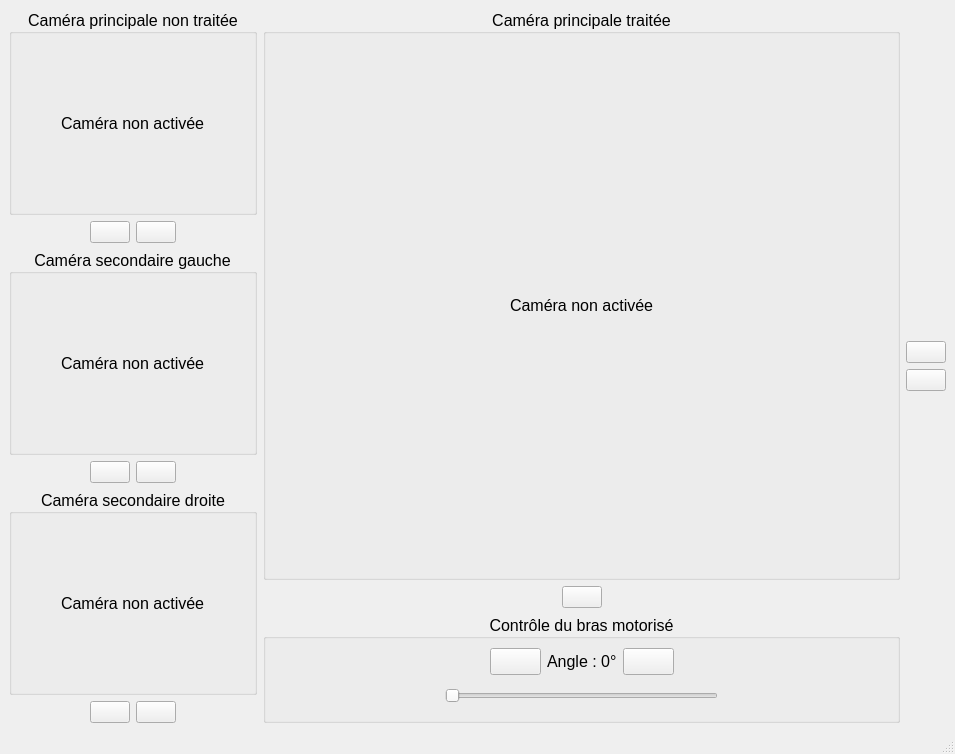
<?xml version="1.0" encoding="UTF-8"?>
<ui version="4.0">
 <class>MainWindow</class>
 <widget class="QMainWindow" name="MainWindow">
  <property name="geometry">
   <rect>
    <x>0</x>
    <y>0</y>
    <width>955</width>
    <height>754</height>
   </rect>
  </property>
  <property name="sizePolicy">
   <sizepolicy hsizetype="Maximum" vsizetype="Maximum">
    <horstretch>0</horstretch>
    <verstretch>0</verstretch>
   </sizepolicy>
  </property>
  <property name="windowTitle">
   <string>Organe-X</string>
  </property>
  <widget class="QWidget" name="centralwidget">
   <layout class="QVBoxLayout" name="verticalLayout" stretch="3">
    <item>
     <layout class="QHBoxLayout" name="horizontalLayout_2" stretch="0,1,0">
      <item>
       <layout class="QVBoxLayout" name="verticalLayout_3">
        <item>
         <widget class="QGroupBox" name="groupBox_frame1">
          <property name="font">
           <font>
            <pointsize>12</pointsize>
           </font>
          </property>
          <property name="title">
           <string>Caméra principale non traitée</string>
          </property>
          <property name="alignment">
           <set>Qt::AlignCenter</set>
          </property>
          <layout class="QHBoxLayout" name="horizontalLayout_5">
           <item>
            <spacer name="horizontalSpacer_12">
             <property name="orientation">
              <enum>Qt::Horizontal</enum>
             </property>
             <property name="sizeHint" stdset="0">
              <size>
               <width>40</width>
               <height>20</height>
              </size>
             </property>
            </spacer>
           </item>
           <item>
            <widget class="QLabel" name="label_cam1">
             <property name="sizePolicy">
              <sizepolicy hsizetype="Preferred" vsizetype="Preferred">
               <horstretch>0</horstretch>
               <verstretch>0</verstretch>
              </sizepolicy>
             </property>
             <property name="text">
              <string>Caméra non activée</string>
             </property>
            </widget>
           </item>
           <item>
            <spacer name="horizontalSpacer_11">
             <property name="orientation">
              <enum>Qt::Horizontal</enum>
             </property>
             <property name="sizeHint" stdset="0">
              <size>
               <width>40</width>
               <height>20</height>
              </size>
             </property>
            </spacer>
           </item>
          </layout>
         </widget>
        </item>
        <item>
         <layout class="QHBoxLayout" name="horizontalLayout_3">
          <item>
           <spacer name="horizontalSpacer_4">
            <property name="orientation">
             <enum>Qt::Horizontal</enum>
            </property>
            <property name="sizeHint" stdset="0">
             <size>
              <width>40</width>
              <height>20</height>
             </size>
            </property>
           </spacer>
          </item>
          <item>
           <widget class="QPushButton" name="pushButton_zoom1">
            <property name="toolTip">
             <string>Agrandir</string>
            </property>
            <property name="statusTip">
             <string>Agrandir</string>
            </property>
            <property name="whatsThis">
             <string/>
            </property>
            <property name="text">
             <string/>
            </property>
            <property name="icon">
             <iconset>
              <normaloff>icones/icon-expand-white.png</normaloff>icones/icon-expand-white.png</iconset>
            </property>
            <property name="iconSize">
             <size>
              <width>22</width>
              <height>22</height>
             </size>
            </property>
           </widget>
          </item>
          <item>
           <widget class="QPushButton" name="pushButton_camera1">
            <property name="toolTip">
             <string>Désactiver</string>
            </property>
            <property name="text">
             <string/>
            </property>
            <property name="icon">
             <iconset>
              <normaloff>icones/icon-pause-white.png</normaloff>icones/icon-pause-white.png</iconset>
            </property>
            <property name="iconSize">
             <size>
              <width>22</width>
              <height>22</height>
             </size>
            </property>
           </widget>
          </item>
          <item>
           <spacer name="horizontalSpacer_17">
            <property name="orientation">
             <enum>Qt::Horizontal</enum>
            </property>
            <property name="sizeHint" stdset="0">
             <size>
              <width>40</width>
              <height>20</height>
             </size>
            </property>
           </spacer>
          </item>
         </layout>
        </item>
        <item>
         <widget class="QGroupBox" name="groupBox_frame2">
          <property name="font">
           <font>
            <pointsize>12</pointsize>
           </font>
          </property>
          <property name="title">
           <string>Caméra secondaire gauche</string>
          </property>
          <property name="alignment">
           <set>Qt::AlignCenter</set>
          </property>
          <layout class="QHBoxLayout" name="horizontalLayout_6">
           <item>
            <spacer name="horizontalSpacer_14">
             <property name="orientation">
              <enum>Qt::Horizontal</enum>
             </property>
             <property name="sizeHint" stdset="0">
              <size>
               <width>40</width>
               <height>20</height>
              </size>
             </property>
            </spacer>
           </item>
           <item>
            <widget class="QLabel" name="label_cam2">
             <property name="font">
              <font>
               <pointsize>12</pointsize>
              </font>
             </property>
             <property name="text">
              <string>Caméra non activée</string>
             </property>
            </widget>
           </item>
           <item>
            <spacer name="horizontalSpacer_13">
             <property name="orientation">
              <enum>Qt::Horizontal</enum>
             </property>
             <property name="sizeHint" stdset="0">
              <size>
               <width>40</width>
               <height>20</height>
              </size>
             </property>
            </spacer>
           </item>
          </layout>
         </widget>
        </item>
        <item>
         <layout class="QHBoxLayout" name="horizontalLayout_9">
          <item>
           <spacer name="horizontalSpacer_6">
            <property name="orientation">
             <enum>Qt::Horizontal</enum>
            </property>
            <property name="sizeHint" stdset="0">
             <size>
              <width>40</width>
              <height>20</height>
             </size>
            </property>
           </spacer>
          </item>
          <item>
           <widget class="QPushButton" name="pushButton_zoom2">
            <property name="toolTip">
             <string>Agrandir</string>
            </property>
            <property name="text">
             <string/>
            </property>
            <property name="icon">
             <iconset>
              <normaloff>icones/icon-expand-white.png</normaloff>icones/icon-expand-white.png</iconset>
            </property>
            <property name="iconSize">
             <size>
              <width>22</width>
              <height>22</height>
             </size>
            </property>
           </widget>
          </item>
          <item>
           <widget class="QPushButton" name="pushButton_camera2">
            <property name="toolTip">
             <string>Désactiver</string>
            </property>
            <property name="text">
             <string/>
            </property>
            <property name="icon">
             <iconset>
              <normaloff>icones/icon-pause-white.png</normaloff>icones/icon-pause-white.png</iconset>
            </property>
            <property name="iconSize">
             <size>
              <width>22</width>
              <height>22</height>
             </size>
            </property>
           </widget>
          </item>
          <item>
           <spacer name="horizontalSpacer_18">
            <property name="orientation">
             <enum>Qt::Horizontal</enum>
            </property>
            <property name="sizeHint" stdset="0">
             <size>
              <width>40</width>
              <height>20</height>
             </size>
            </property>
           </spacer>
          </item>
         </layout>
        </item>
        <item>
         <widget class="QGroupBox" name="groupBox_frame3">
          <property name="font">
           <font>
            <pointsize>12</pointsize>
           </font>
          </property>
          <property name="title">
           <string>Caméra secondaire droite</string>
          </property>
          <property name="alignment">
           <set>Qt::AlignCenter</set>
          </property>
          <layout class="QHBoxLayout" name="horizontalLayout_7">
           <item>
            <spacer name="horizontalSpacer_15">
             <property name="orientation">
              <enum>Qt::Horizontal</enum>
             </property>
             <property name="sizeHint" stdset="0">
              <size>
               <width>40</width>
               <height>20</height>
              </size>
             </property>
            </spacer>
           </item>
           <item>
            <widget class="QLabel" name="label_cam3">
             <property name="font">
              <font>
               <pointsize>12</pointsize>
              </font>
             </property>
             <property name="text">
              <string>Caméra non activée</string>
             </property>
            </widget>
           </item>
           <item>
            <spacer name="horizontalSpacer_16">
             <property name="orientation">
              <enum>Qt::Horizontal</enum>
             </property>
             <property name="sizeHint" stdset="0">
              <size>
               <width>40</width>
               <height>20</height>
              </size>
             </property>
            </spacer>
           </item>
          </layout>
         </widget>
        </item>
        <item>
         <layout class="QHBoxLayout" name="horizontalLayout_10">
          <item>
           <spacer name="horizontalSpacer_7">
            <property name="orientation">
             <enum>Qt::Horizontal</enum>
            </property>
            <property name="sizeHint" stdset="0">
             <size>
              <width>40</width>
              <height>20</height>
             </size>
            </property>
           </spacer>
          </item>
          <item>
           <widget class="QPushButton" name="pushButton_zoom3">
            <property name="toolTip">
             <string>Agrandir</string>
            </property>
            <property name="text">
             <string/>
            </property>
            <property name="icon">
             <iconset>
              <normaloff>icones/icon-expand-white.png</normaloff>icones/icon-expand-white.png</iconset>
            </property>
            <property name="iconSize">
             <size>
              <width>22</width>
              <height>22</height>
             </size>
            </property>
           </widget>
          </item>
          <item>
           <widget class="QPushButton" name="pushButton_camera3">
            <property name="toolTip">
             <string>Désactiver</string>
            </property>
            <property name="text">
             <string/>
            </property>
            <property name="icon">
             <iconset>
              <normaloff>icones/icon-pause-white.png</normaloff>icones/icon-pause-white.png</iconset>
            </property>
            <property name="iconSize">
             <size>
              <width>22</width>
              <height>22</height>
             </size>
            </property>
           </widget>
          </item>
          <item>
           <spacer name="horizontalSpacer_19">
            <property name="orientation">
             <enum>Qt::Horizontal</enum>
            </property>
            <property name="sizeHint" stdset="0">
             <size>
              <width>40</width>
              <height>20</height>
             </size>
            </property>
           </spacer>
          </item>
         </layout>
        </item>
       </layout>
      </item>
      <item>
       <layout class="QVBoxLayout" name="verticalLayout_4" stretch="1,0,0">
        <item>
         <widget class="QGroupBox" name="groupBox_frame0">
          <property name="font">
           <font>
            <pointsize>12</pointsize>
           </font>
          </property>
          <property name="title">
           <string>Caméra principale traitée</string>
          </property>
          <property name="alignment">
           <set>Qt::AlignCenter</set>
          </property>
          <layout class="QHBoxLayout" name="horizontalLayout_4">
           <item>
            <spacer name="horizontalSpacer_9">
             <property name="orientation">
              <enum>Qt::Horizontal</enum>
             </property>
             <property name="sizeHint" stdset="0">
              <size>
               <width>40</width>
               <height>20</height>
              </size>
             </property>
            </spacer>
           </item>
           <item>
            <widget class="QLabel" name="label_cam0">
             <property name="font">
              <font>
               <pointsize>12</pointsize>
              </font>
             </property>
             <property name="toolTip">
              <string/>
             </property>
             <property name="statusTip">
              <string/>
             </property>
             <property name="text">
              <string>Caméra non activée</string>
             </property>
            </widget>
           </item>
           <item>
            <spacer name="horizontalSpacer_10">
             <property name="orientation">
              <enum>Qt::Horizontal</enum>
             </property>
             <property name="sizeHint" stdset="0">
              <size>
               <width>40</width>
               <height>20</height>
              </size>
             </property>
            </spacer>
           </item>
          </layout>
         </widget>
        </item>
        <item>
         <layout class="QHBoxLayout" name="horizontalLayout_8">
          <item>
           <spacer name="horizontalSpacer_5">
            <property name="orientation">
             <enum>Qt::Horizontal</enum>
            </property>
            <property name="sizeHint" stdset="0">
             <size>
              <width>40</width>
              <height>20</height>
             </size>
            </property>
           </spacer>
          </item>
          <item>
           <widget class="QPushButton" name="pushButton_cameraTraitee">
            <property name="toolTip">
             <string>Désactiver</string>
            </property>
            <property name="text">
             <string/>
            </property>
            <property name="icon">
             <iconset>
              <normaloff>icones/icon-pause-white.png</normaloff>icones/icon-pause-white.png</iconset>
            </property>
            <property name="iconSize">
             <size>
              <width>22</width>
              <height>22</height>
             </size>
            </property>
           </widget>
          </item>
          <item>
           <spacer name="horizontalSpacer_20">
            <property name="orientation">
             <enum>Qt::Horizontal</enum>
            </property>
            <property name="sizeHint" stdset="0">
             <size>
              <width>40</width>
              <height>20</height>
             </size>
            </property>
           </spacer>
          </item>
         </layout>
        </item>
        <item>
         <layout class="QHBoxLayout" name="horizontalLayout">
          <item>
           <widget class="QGroupBox" name="groupBox_5">
            <property name="font">
             <font>
              <pointsize>12</pointsize>
              <weight>50</weight>
              <italic>false</italic>
              <bold>false</bold>
              <underline>false</underline>
              <strikeout>false</strikeout>
             </font>
            </property>
            <property name="title">
             <string>Contrôle du bras motorisé</string>
            </property>
            <property name="alignment">
             <set>Qt::AlignCenter</set>
            </property>
            <layout class="QVBoxLayout" name="verticalLayout_2">
             <item>
              <layout class="QHBoxLayout" name="horizontalLayout_11">
               <item>
                <spacer name="horizontalSpacer">
                 <property name="orientation">
                  <enum>Qt::Horizontal</enum>
                 </property>
                 <property name="sizeHint" stdset="0">
                  <size>
                   <width>40</width>
                   <height>20</height>
                  </size>
                 </property>
                </spacer>
               </item>
               <item>
                <widget class="QPushButton" name="pushButton_rotateLeft">
                 <property name="minimumSize">
                  <size>
                   <width>0</width>
                   <height>0</height>
                  </size>
                 </property>
                 <property name="toolTip">
                  <string>Tourner en sens anti-horaire</string>
                 </property>
                 <property name="text">
                  <string/>
                 </property>
                 <property name="icon">
                  <iconset>
                   <normaloff>icones/icon-rotate-left-white.png</normaloff>icones/icon-rotate-left-white.png</iconset>
                 </property>
                 <property name="iconSize">
                  <size>
                   <width>22</width>
                   <height>22</height>
                  </size>
                 </property>
                </widget>
               </item>
               <item>
                <widget class="QLabel" name="label_angle">
                 <property name="enabled">
                  <bool>true</bool>
                 </property>
                 <property name="font">
                  <font>
                   <pointsize>12</pointsize>
                  </font>
                 </property>
                 <property name="text">
                  <string>Angle : 0°</string>
                 </property>
                </widget>
               </item>
               <item>
                <widget class="QPushButton" name="pushButton_rotateRight">
                 <property name="toolTip">
                  <string>Tourner en sens horaire</string>
                 </property>
                 <property name="text">
                  <string/>
                 </property>
                 <property name="icon">
                  <iconset>
                   <normaloff>icones/icon-rotate-right-white.png</normaloff>icones/icon-rotate-right-white.png</iconset>
                 </property>
                 <property name="iconSize">
                  <size>
                   <width>22</width>
                   <height>22</height>
                  </size>
                 </property>
                </widget>
               </item>
               <item>
                <spacer name="horizontalSpacer_2">
                 <property name="orientation">
                  <enum>Qt::Horizontal</enum>
                 </property>
                 <property name="sizeHint" stdset="0">
                  <size>
                   <width>40</width>
                   <height>20</height>
                  </size>
                 </property>
                </spacer>
               </item>
              </layout>
             </item>
             <item>
              <layout class="QHBoxLayout" name="horizontalLayout_12" stretch="5,8,5">
               <item>
                <spacer name="horizontalSpacer_3">
                 <property name="orientation">
                  <enum>Qt::Horizontal</enum>
                 </property>
                 <property name="sizeHint" stdset="0">
                  <size>
                   <width>40</width>
                   <height>20</height>
                  </size>
                 </property>
                </spacer>
               </item>
               <item>
                <widget class="QSlider" name="horizontalSlider">
                 <property name="minimumSize">
                  <size>
                   <width>0</width>
                   <height>30</height>
                  </size>
                 </property>
                 <property name="toolTip">
                  <string>Changer l'angle</string>
                 </property>
                 <property name="orientation">
                  <enum>Qt::Horizontal</enum>
                 </property>
                </widget>
               </item>
               <item>
                <spacer name="horizontalSpacer_8">
                 <property name="orientation">
                  <enum>Qt::Horizontal</enum>
                 </property>
                 <property name="sizeHint" stdset="0">
                  <size>
                   <width>40</width>
                   <height>20</height>
                  </size>
                 </property>
                </spacer>
               </item>
              </layout>
             </item>
            </layout>
           </widget>
          </item>
         </layout>
        </item>
       </layout>
      </item>
      <item>
       <layout class="QVBoxLayout" name="verticalLayout_5">
        <item>
         <spacer name="verticalSpacer_2">
          <property name="orientation">
           <enum>Qt::Vertical</enum>
          </property>
          <property name="sizeHint" stdset="0">
           <size>
            <width>20</width>
            <height>40</height>
           </size>
          </property>
         </spacer>
        </item>
        <item>
         <widget class="QPushButton" name="pushButton_infos">
          <property name="toolTip">
           <string>Aide</string>
          </property>
          <property name="text">
           <string/>
          </property>
          <property name="icon">
           <iconset>
            <normaloff>icones/icons-info-white.png</normaloff>icones/icons-info-white.png</iconset>
          </property>
          <property name="iconSize">
           <size>
            <width>22</width>
            <height>22</height>
           </size>
          </property>
         </widget>
        </item>
        <item>
         <widget class="QPushButton" name="pushButton_settings">
          <property name="toolTip">
           <string>Paramètres</string>
          </property>
          <property name="text">
           <string/>
          </property>
          <property name="icon">
           <iconset>
            <normaloff>icones/icons-settings-white.png</normaloff>icones/icons-settings-white.png</iconset>
          </property>
          <property name="iconSize">
           <size>
            <width>22</width>
            <height>22</height>
           </size>
          </property>
         </widget>
        </item>
        <item>
         <spacer name="verticalSpacer">
          <property name="orientation">
           <enum>Qt::Vertical</enum>
          </property>
          <property name="sizeHint" stdset="0">
           <size>
            <width>20</width>
            <height>40</height>
           </size>
          </property>
         </spacer>
        </item>
       </layout>
      </item>
     </layout>
    </item>
   </layout>
  </widget>
  <widget class="QMenuBar" name="menubar">
   <property name="geometry">
    <rect>
     <x>0</x>
     <y>0</y>
     <width>955</width>
     <height>21</height>
    </rect>
   </property>
  </widget>
  <widget class="QStatusBar" name="statusbar"/>
 </widget>
 <resources/>
 <connections/>
</ui>
